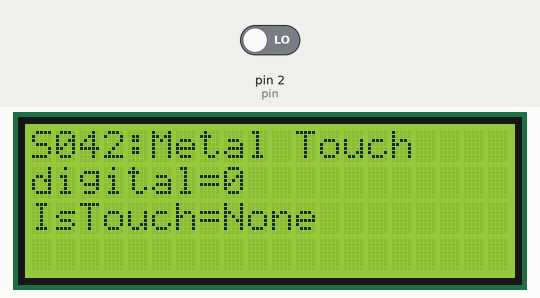
This sketch was run on a simulated Arduino Uno, built with avr-gcc and run on an emulated ATmega328P. Shown: 20×4 character LCD. The inputs (shaded band) are chosen by the test bench; at power-on: pin 2 (pin) LOW.

Above: at 2.2 s.
2.3 s: pin 2 (pin) driven HIGH
At 3.3 s:
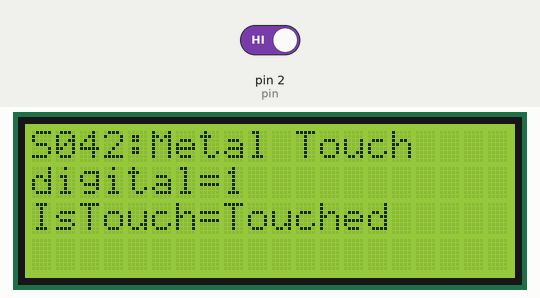
3.8 s: pin 2 (pin) driven LOW
At 3.85 s:
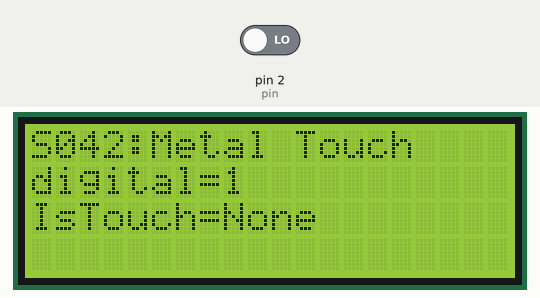
Timing chart, 0 to 6.8 s (numbered marks = the images above; inputs shaded):
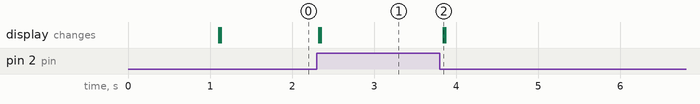

Measured:
- after the input at 2.3 s, the display: first changes at once (image 1 shows a later state)
- after the input at 3.8 s, the display: changes at once (image 2)

The sketch:

basic_test.ino
```cpp
/* Metal Touch Sensor Module [S042] : http://rdiot.tistory.com/130 [RDIoT Demo] */

#include <Wire.h>
#include <LiquidCrystal_I2C.h>

int pin = 2;

LiquidCrystal_I2C lcd(0x27,20,4);  // LCD2004

void setup()
{
  lcd.init();  // initialize the lcd
  lcd.backlight();
  lcd.print("start LCD2004");

  pinMode(pin,INPUT);
  delay(1000);

  lcd.clear();
}

void loop()
{

  lcd.setCursor(0,0);
  lcd.print("S042:Metal Touch");

  int val = digitalRead(pin);

  lcd.setCursor(0,1);
  lcd.print("digital=" + (String)val + " ");

  if(true == IsTouchec(pin))
  {
    lcd.setCursor(0,2);
    lcd.print("IsTouch=Touched   ");
  }
  else
  {
    lcd.setCursor(0,2);
    lcd.print("IsTouch=None    ");
  }

}

bool IsTouchec(int p)
{
 int time = 0;
 do
 {
   if (HIGH == digitalRead(p)) return true;
   delay(1);
 } while (time++<15);
 return false;
}
```
